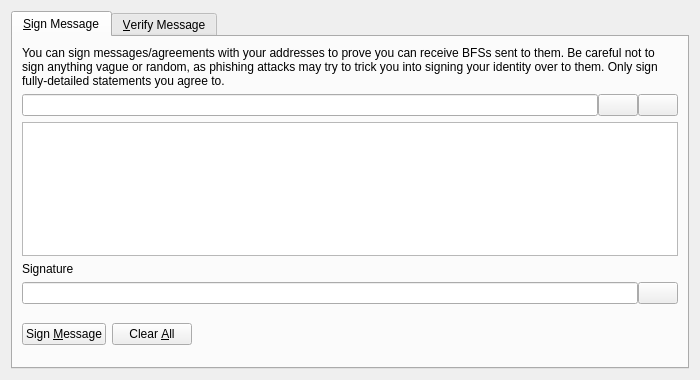
<?xml version="1.0" encoding="UTF-8"?>
<ui version="4.0">
 <class>SignVerifyMessageDialog</class>
 <widget class="QDialog" name="SignVerifyMessageDialog">
  <property name="geometry">
   <rect>
    <x>0</x>
    <y>0</y>
    <width>700</width>
    <height>380</height>
   </rect>
  </property>
  <property name="windowTitle">
   <string>Signatures - Sign / Verify a Message</string>
  </property>
  <property name="modal">
   <bool>true</bool>
  </property>
  <layout class="QVBoxLayout" name="verticalLayout">
   <item>
    <widget class="QTabWidget" name="tabWidget">
     <property name="currentIndex">
      <number>0</number>
     </property>
     <widget class="QWidget" name="tabSignMessage">
      <attribute name="title">
       <string>&amp;Sign Message</string>
      </attribute>
      <layout class="QVBoxLayout" name="verticalLayout_SM">
       <item>
        <widget class="QLabel" name="infoLabel_SM">
         <property name="text">
          <string>You can sign messages/agreements with your addresses to prove you can receive BFSs sent to them. Be careful not to sign anything vague or random, as phishing attacks may try to trick you into signing your identity over to them. Only sign fully-detailed statements you agree to.</string>
         </property>
         <property name="textFormat">
          <enum>Qt::PlainText</enum>
         </property>
         <property name="wordWrap">
          <bool>true</bool>
         </property>
        </widget>
       </item>
       <item>
        <layout class="QHBoxLayout" name="horizontalLayout_1_SM">
         <property name="spacing">
          <number>0</number>
         </property>
         <item>
          <widget class="QValidatedLineEdit" name="addressIn_SM">
           <property name="toolTip">
            <string>The BFScoin address to sign the message with</string>
           </property>
          </widget>
         </item>
         <item>
          <widget class="QPushButton" name="addressBookButton_SM">
           <property name="toolTip">
            <string>Choose previously used address</string>
           </property>
           <property name="text">
            <string/>
           </property>
           <property name="icon">
            <iconset resource="../bitcoin.qrc">
             <normaloff>:/icons/address-book</normaloff>:/icons/address-book</iconset>
           </property>
           <property name="shortcut">
            <string>Alt+A</string>
           </property>
           <property name="autoDefault">
            <bool>false</bool>
           </property>
          </widget>
         </item>
         <item>
          <widget class="QPushButton" name="pasteButton_SM">
           <property name="toolTip">
            <string>Paste address from clipboard</string>
           </property>
           <property name="text">
            <string/>
           </property>
           <property name="icon">
            <iconset resource="../bitcoin.qrc">
             <normaloff>:/icons/editpaste</normaloff>:/icons/editpaste</iconset>
           </property>
           <property name="shortcut">
            <string>Alt+P</string>
           </property>
           <property name="autoDefault">
            <bool>false</bool>
           </property>
          </widget>
         </item>
        </layout>
       </item>
       <item>
        <widget class="QPlainTextEdit" name="messageIn_SM">
         <property name="toolTip">
          <string>Enter the message you want to sign here</string>
         </property>
        </widget>
       </item>
       <item>
        <widget class="QLabel" name="signatureLabel_SM">
         <property name="text">
          <string>Signature</string>
         </property>
         <property name="textFormat">
          <enum>Qt::PlainText</enum>
         </property>
        </widget>
       </item>
       <item>
        <layout class="QHBoxLayout" name="horizontalLayout_2_SM">
         <property name="spacing">
          <number>0</number>
         </property>
         <item>
          <widget class="QLineEdit" name="signatureOut_SM">
           <property name="font">
            <font>
             <italic>true</italic>
            </font>
           </property>
           <property name="readOnly">
            <bool>true</bool>
           </property>
          </widget>
         </item>
         <item>
          <widget class="QPushButton" name="copySignatureButton_SM">
           <property name="toolTip">
            <string>Copy the current signature to the system clipboard</string>
           </property>
           <property name="text">
            <string/>
           </property>
           <property name="icon">
            <iconset resource="../bitcoin.qrc">
             <normaloff>:/icons/editcopy</normaloff>:/icons/editcopy</iconset>
           </property>
           <property name="autoDefault">
            <bool>false</bool>
           </property>
          </widget>
         </item>
        </layout>
       </item>
       <item>
        <layout class="QHBoxLayout" name="horizontalLayout_3_SM">
         <item>
          <widget class="QPushButton" name="signMessageButton_SM">
           <property name="toolTip">
            <string>Sign the message to prove you own this BFScoin address</string>
           </property>
           <property name="text">
            <string>Sign &amp;Message</string>
           </property>
           <property name="icon">
            <iconset resource="../bitcoin.qrc">
             <normaloff>:/icons/edit</normaloff>:/icons/edit</iconset>
           </property>
           <property name="autoDefault">
            <bool>false</bool>
           </property>
          </widget>
         </item>
         <item>
          <widget class="QPushButton" name="clearButton_SM">
           <property name="toolTip">
            <string>Reset all sign message fields</string>
           </property>
           <property name="text">
            <string>Clear &amp;All</string>
           </property>
           <property name="icon">
            <iconset resource="../bitcoin.qrc">
             <normaloff>:/icons/remove</normaloff>:/icons/remove</iconset>
           </property>
           <property name="autoDefault">
            <bool>false</bool>
           </property>
          </widget>
         </item>
         <item>
          <spacer name="horizontalSpacer_1_SM">
           <property name="orientation">
            <enum>Qt::Horizontal</enum>
           </property>
           <property name="sizeHint" stdset="0">
            <size>
             <width>40</width>
             <height>48</height>
            </size>
           </property>
          </spacer>
         </item>
         <item>
          <widget class="QLabel" name="statusLabel_SM">
           <property name="font">
            <font>
             <weight>75</weight>
             <bold>true</bold>
            </font>
           </property>
           <property name="text">
            <string/>
           </property>
           <property name="wordWrap">
            <bool>true</bool>
           </property>
          </widget>
         </item>
         <item>
          <spacer name="horizontalSpacer_2_SM">
           <property name="orientation">
            <enum>Qt::Horizontal</enum>
           </property>
           <property name="sizeHint" stdset="0">
            <size>
             <width>40</width>
             <height>48</height>
            </size>
           </property>
          </spacer>
         </item>
        </layout>
       </item>
      </layout>
     </widget>
     <widget class="QWidget" name="tabVerifyMessage">
      <attribute name="title">
       <string>&amp;Verify Message</string>
      </attribute>
      <layout class="QVBoxLayout" name="verticalLayout_VM">
       <item>
        <widget class="QLabel" name="infoLabel_VM">
         <property name="text">
          <string>Enter the receiver's address, message (ensure you copy line breaks, spaces, tabs, etc. exactly) and signature below to verify the message. Be careful not to read more into the signature than what is in the signed message itself, to avoid being tricked by a man-in-the-middle attack. Note that this only proves the signing party receives with the address, it cannot prove sendership of any transaction!</string>
         </property>
         <property name="textFormat">
          <enum>Qt::PlainText</enum>
         </property>
         <property name="alignment">
          <set>Qt::AlignLeading|Qt::AlignLeft|Qt::AlignTop</set>
         </property>
         <property name="wordWrap">
          <bool>true</bool>
         </property>
        </widget>
       </item>
       <item>
        <layout class="QHBoxLayout" name="horizontalLayout_1_VM">
         <property name="spacing">
          <number>0</number>
         </property>
         <item>
          <widget class="QValidatedLineEdit" name="addressIn_VM">
           <property name="toolTip">
            <string>The BFScoin address the message was signed with</string>
           </property>
          </widget>
         </item>
         <item>
          <widget class="QPushButton" name="addressBookButton_VM">
           <property name="toolTip">
            <string>Choose previously used address</string>
           </property>
           <property name="text">
            <string/>
           </property>
           <property name="icon">
            <iconset resource="../bitcoin.qrc">
             <normaloff>:/icons/address-book</normaloff>:/icons/address-book</iconset>
           </property>
           <property name="shortcut">
            <string>Alt+A</string>
           </property>
           <property name="autoDefault">
            <bool>false</bool>
           </property>
          </widget>
         </item>
        </layout>
       </item>
       <item>
        <widget class="QPlainTextEdit" name="messageIn_VM"/>
       </item>
       <item>
        <widget class="QValidatedLineEdit" name="signatureIn_VM"/>
       </item>
       <item>
        <layout class="QHBoxLayout" name="horizontalLayout_2_VM">
         <item>
          <widget class="QPushButton" name="verifyMessageButton_VM">
           <property name="toolTip">
            <string>Verify the message to ensure it was signed with the specified BFScoin address</string>
           </property>
           <property name="text">
            <string>Verify &amp;Message</string>
           </property>
           <property name="icon">
            <iconset resource="../bitcoin.qrc">
             <normaloff>:/icons/transaction_0</normaloff>:/icons/transaction_0</iconset>
           </property>
           <property name="autoDefault">
            <bool>false</bool>
           </property>
          </widget>
         </item>
         <item>
          <widget class="QPushButton" name="clearButton_VM">
           <property name="toolTip">
            <string>Reset all verify message fields</string>
           </property>
           <property name="text">
            <string>Clear &amp;All</string>
           </property>
           <property name="icon">
            <iconset resource="../bitcoin.qrc">
             <normaloff>:/icons/remove</normaloff>:/icons/remove</iconset>
           </property>
           <property name="autoDefault">
            <bool>false</bool>
           </property>
          </widget>
         </item>
         <item>
          <spacer name="horizontalSpacer_1_VM">
           <property name="orientation">
            <enum>Qt::Horizontal</enum>
           </property>
           <property name="sizeHint" stdset="0">
            <size>
             <width>40</width>
             <height>48</height>
            </size>
           </property>
          </spacer>
         </item>
         <item>
          <widget class="QLabel" name="statusLabel_VM">
           <property name="font">
            <font>
             <weight>75</weight>
             <bold>true</bold>
            </font>
           </property>
           <property name="text">
            <string/>
           </property>
           <property name="wordWrap">
            <bool>true</bool>
           </property>
          </widget>
         </item>
         <item>
          <spacer name="horizontalSpacer_2_VM">
           <property name="orientation">
            <enum>Qt::Horizontal</enum>
           </property>
           <property name="sizeHint" stdset="0">
            <size>
             <width>40</width>
             <height>48</height>
            </size>
           </property>
          </spacer>
         </item>
        </layout>
       </item>
      </layout>
     </widget>
    </widget>
   </item>
  </layout>
 </widget>
 <customwidgets>
  <customwidget>
   <class>QValidatedLineEdit</class>
   <extends>QLineEdit</extends>
   <header>qt/qvalidatedlineedit.h</header>
  </customwidget>
 </customwidgets>
 <resources>
  <include location="../bitcoin.qrc"/>
 </resources>
 <connections/>
</ui>
